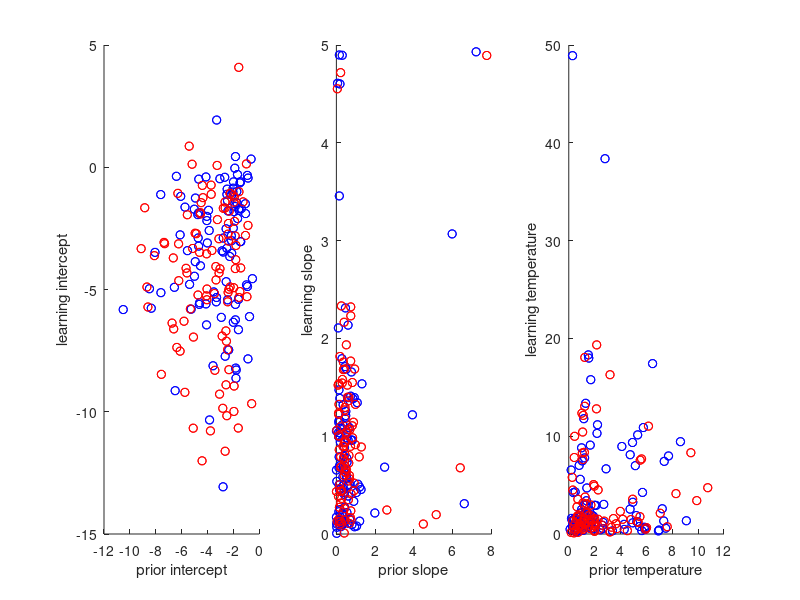

This figure's MATLAB source: (Note: this script raises an error after producing the figure.)
clear all
close all
clc


PRIORS = load('Priors_All_2018_01_08');
LEARNING = load('Learning_All_2017_12_08.mat');
nLM = 2; % nlearning model

X = PRIORS.parametersLPP;
Y = squeeze(LEARNING.LEARN_parametersLPP([1:47 49:end],:,nLM,:));

figure
set(gcf,'Color',[1,1,1])
for kSoc = 1:2;
subplot(1,3,1)
hold on
plot(X(:,1,1),Y(:,2,1),'ob')
plot(X(:,1,2),Y(:,2,2),'or')
xlabel('prior intercept')
ylabel('learning intercept')

subplot(1,3,2)
hold on
plot(X(:,2,1),Y(:,3,1),'ob')
plot(X(:,2,2),Y(:,3,2),'or')
xlabel('prior slope')
ylabel('learning slope')


subplot(1,3,3)
hold on
plot(X(:,3,1),Y(:,1,1),'ob')
plot(X(:,3,2),Y(:,1,2),'or')
xlabel('prior temperature')
ylabel('learning temperature')
end

        
rfx = 1:100;
Soc_sub = [ones(100,1);zeros(100,1)]; % BIG vs SMALL stake
Ppr_sub = ([X(:,1,2);X(:,1,1);]);
Plearn_sub = ([Y(:,2,2);Y(:,2,1)]);
MLE_sub = repmat(rfx',2,1);
varnames = {'Soc_sub','Ppr_sub','Plearn_sub','MLE_sub'};
tbl = table(Soc_sub,Ppr_sub,Plearn_sub,MLE_sub(:),'VariableNames', varnames);
glme1 = fitglme(tbl,'Plearn_sub ~ 1 + Ppr_sub + Soc_sub + (1 |MLE_sub)','Distribution','Normal');
disp(glme1)


rfx = 1:100;
Soc_sub = [ones(100,1);zeros(100,1)]; % BIG vs SMALL stake
Ppr_sub = [X(:,2,2);X(:,2,1);];
Plearn_sub = [Y(:,3,2);Y(:,3,1)];
MLE_sub = repmat(rfx',2,1);
varnames = {'Soc_sub','Ppr_sub','Plearn_sub','MLE_sub'};
tb2 = table(Soc_sub,Ppr_sub,Plearn_sub,MLE_sub(:),'VariableNames', varnames);
glme2 = fitglme(tb2,'Plearn_sub ~ 1 + Ppr_sub + Soc_sub + (1 |MLE_sub)','Distribution','Normal');
disp(glme2)
        


rfx = 1:100;
Soc_sub = [ones(100,1);zeros(100,1)]; % BIG vs SMALL stake
Ppr_sub = [X(:,3,2);X(:,3,1);];
Plearn_sub = [Y(:,1,2);Y(:,1,1)];
MLE_sub = repmat(rfx',2,1);
varnames = {'Soc_sub','Ppr_sub','Plearn_sub','MLE_sub'};
tb3 = table(Soc_sub,Ppr_sub,Plearn_sub,MLE_sub(:),'VariableNames', varnames);
glme3 = fitglme(tb3,'Plearn_sub ~ 1 + Ppr_sub + Soc_sub + (1 |MLE_sub)','Distribution','Normal');
disp(glme3)
        
% 
% [b,stats] = robustfit(X(:,3,1),Y(:,1,1))
% 
% figure
% plot(X(:,1,2)-X(:,1,1),Y(:,2,2)-Y(:,2,1),'o')
% [Rsoc,Psoc] = corr(X(:,1,2)-X(:,1,1),Y(:,2,2)-Y(:,2,1))